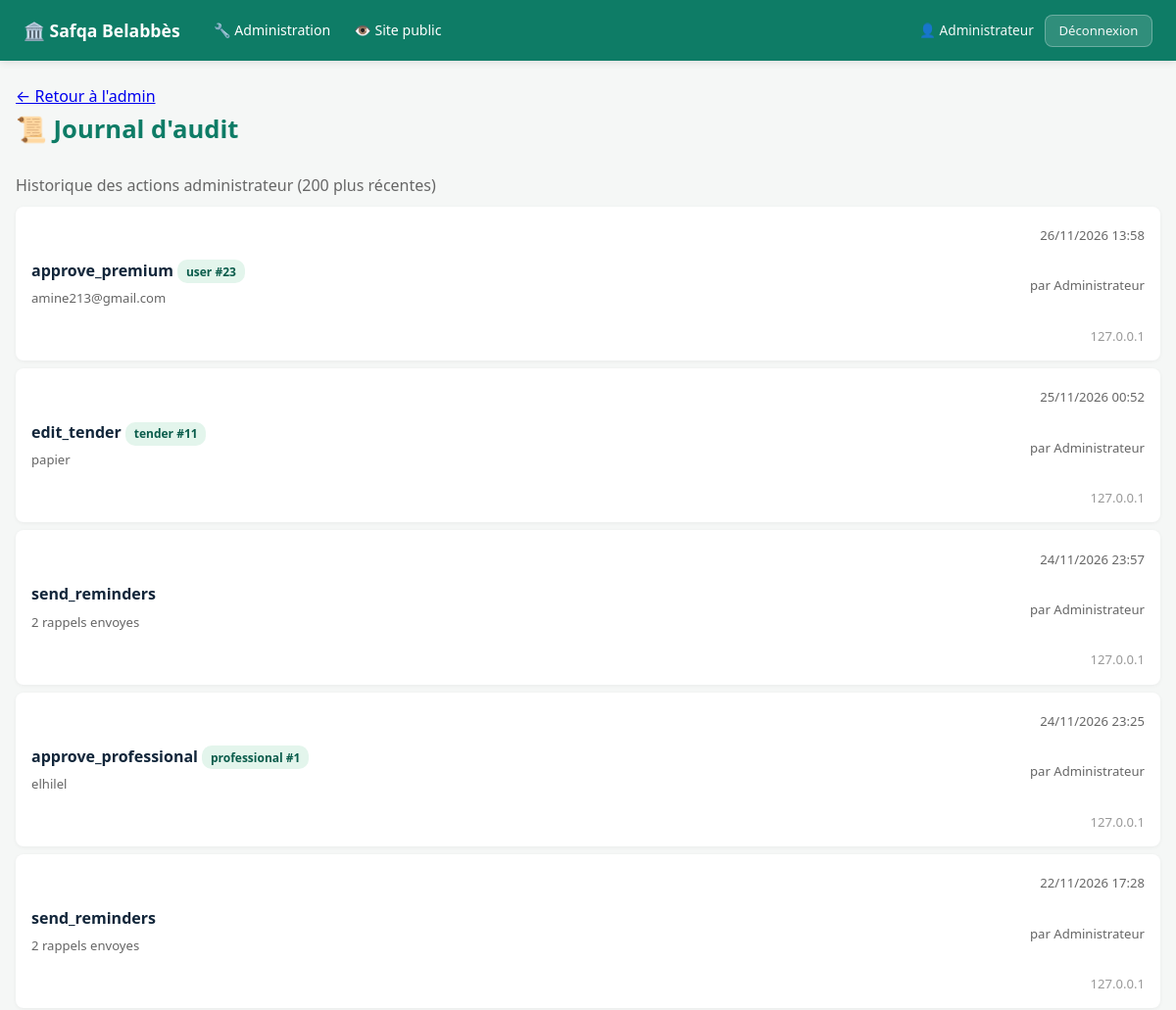
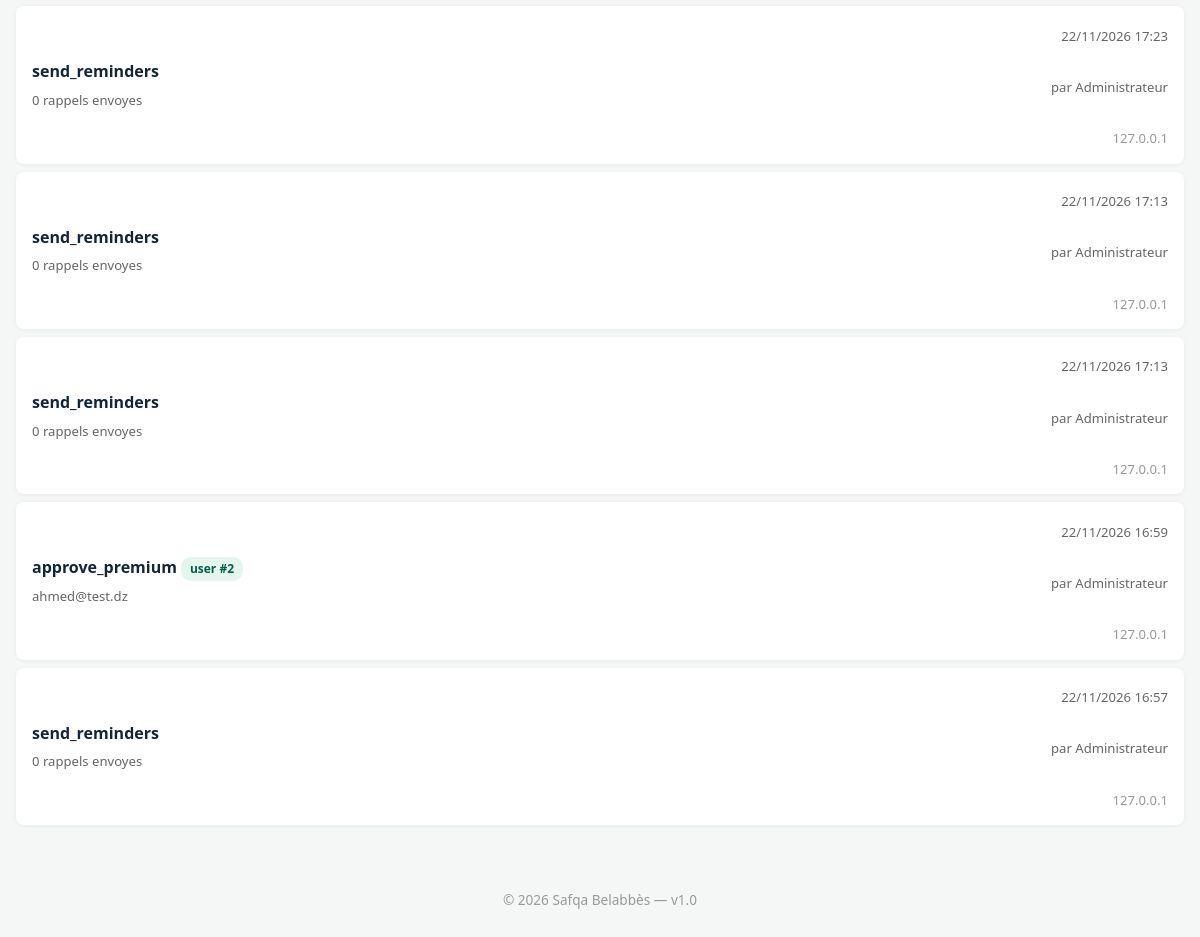
The page /admin/audit (signed in) on the database its author committed (2 pictures, top to bottom).
### app/__init__.py (models this page shows, shortened)
class User(UserMixin, db.Model):
    __tablename__ = "users"
    id = db.Column(db.Integer, primary_key=True)
    email = db.Column(db.String(150), unique=True, nullable=False, index=True)
    phone = db.Column(db.String(20), unique=True, nullable=True, index=True)
    password_hash = db.Column(db.String(255), nullable=False)
    full_name = db.Column(db.String(120), nullable=False)
    role = db.Column(db.String(20), default="user", nullable=False)
    plan = db.Column(db.String(20), default="free", nullable=False)
    active = db.Column(db.Boolean, default=True, nullable=False)
    security_question = db.Column(db.String(40))
    security_answer_hash = db.Column(db.String(255))
    security_attempts = db.Column(db.Integer, default=0, nullable=False)
    email_notifications = db.Column(db.Boolean, default=True, nullable=False)
    sms_notifications = db.Column(db.Boolean, default=False, nullable=False)
    company = db.Column(db.String(150))
    sector_activity = db.Column(db.String(30))
    commune = db.Column(db.String(100))
    favorite_sectors = db.Column(db.String(300))
    created_at = db.Column(db.DateTime, default=datetime.utcnow)
    @property
    def is_admin(self):
        return self.role == "admin"

class AuditLog(db.Model):
    __tablename__ = "audit_log"
    id = db.Column(db.Integer, primary_key=True)
    admin_id = db.Column(db.Integer, db.ForeignKey("users.id"))
    action = db.Column(db.String(100), nullable=False)
    target_type = db.Column(db.String(30))
    target_id = db.Column(db.Integer)
    details = db.Column(db.String(500))
    ip_address = db.Column(db.String(45))
    created_at = db.Column(db.DateTime, default=datetime.utcnow)
    admin = db.relationship("User")

### app/routes.py (the view)
@bp.route("/admin/audit")
@login_required
def admin_audit():
    if not current_user.is_admin: abort(403)
    logs = AuditLog.query.order_by(AuditLog.created_at.desc()).limit(200).all()
    return render_template("admin_audit.html", logs=logs)

### app/templates/admin_audit.html
{% extends "base.html" %}
{% block content %}
<p><a href="/admin">← Retour à l'admin</a></p>
<h1>📜 Journal d'audit</h1>
<p style="color:#666">Historique des actions administrateur (200 plus récentes)</p>
{% for log in logs %}
<div class="notif-item">
  <div>
    <strong>{{ log.action }}</strong>
    {% if log.target_type %}<span class="chip">{{ log.target_type }} #{{ log.target_id }}</span>{% endif %}
    {% if log.details %}<br><small style="color:#666">{{ log.details }}</small>{% endif %}
  </div>
  <div style="text-align:right">
    <small>{{ log.created_at.strftime('%d/%m/%Y %H:%M') if log.created_at }}</small>
    {% if log.admin %}<br><small style="color:#666">par {{ log.admin.full_name }}</small>{% endif %}
    {% if log.ip_address %}<br><small style="color:#999">{{ log.ip_address }}</small>{% endif %}
  </div>
</div>
{% else %}
<div class="card"><p>Aucune action enregistrée pour le moment.</p></div>
{% endfor %}
{% endblock %}

### app/templates/base.html (shortened to what this page needs)
<!DOCTYPE html>
<html lang="fr">
<head>
</head>
<body>
<header>
  <div class="header-inner">
    <a href="/" class="brand">🏛️ Safqa Belabbès</a>
    {% if current_user.is_authenticated and current_user.is_admin %}
      <nav class="main-nav">
        <a href="/admin">🔧 Administration</a>
        <a href="/">👁️ Site public</a>
      </nav>
      <div class="user-info">
        <span>👤 {{ current_user.full_name }}</span>
        <a href="/logout" class="btn btn-sm" style="background:rgba(255,255,255,0.15);color:#fff;border:1px solid rgba(255,255,255,0.3)">Déconnexion</a>
      </div>
    {% endif %}
  </div>
</header>
<main>
{% block content %}{% endblock %}
</main>
<footer>© 2026 Safqa Belabbès — v1.0</footer>
</body>
</html>

### app/templates/base.html (style rules this page uses)
* { box-sizing: border-box; margin: 0; padding: 0; }
body { font-family: system-ui, -apple-system, "Segoe UI", sans-serif; background: #f5f7f6; color: #12263a; line-height: 1.6; }
header { background: #0e7c66; color: #fff; padding: 0.85rem 1.5rem; position: sticky; top: 0; z-index: 100; box-shadow: 0 2px 8px rgba(0,0,0,0.1); }
header .header-inner { max-width: 1280px; margin: 0 auto; display: flex; align-items: center; gap: 1rem; flex-wrap: wrap; }
header a { color: #fff; text-decoration: none; font-weight: 500; font-size: 0.9rem; }
header .brand { font-size: 1.1rem; font-weight: 700; margin-right: 0.5rem; }
header .user-info { display: flex; align-items: center; gap: 0.7rem; font-size: 0.85rem; opacity: 0.95; }
nav.main-nav { display: flex; align-items: center; gap: 0.2rem; flex-wrap: wrap; }
nav.main-nav a { padding: 0.4rem 0.65rem; border-radius: 6px; font-size: 0.88rem; transition: background 0.15s; }
main { max-width: 1280px; margin: 0 auto; padding: 1.5rem 1rem; min-height: calc(100vh - 200px); }
h1 { margin-bottom: 1.5rem; color: #0e7c66; font-size: 1.6rem; }
.btn, .btn-sm, .btn-ghost, .btn-accent, .btn-danger { display: inline-flex; align-items: center; justify-content: center; padding: 0.55rem 1.1rem; border-radius: 8px; cursor: pointer; text-decoration: none; font-size: 0.9rem; font-weight: 500; font-family: inherit; border: 1px solid transparent; transition: all 0.15s; white-space: nowrap; line-height: 1.4; }
.btn { background: #0e7c66; color: #fff; border-color: #0e7c66; }
.btn-sm { padding: 0.4rem 0.85rem; font-size: 0.82rem; }
small { color: #666; font-weight: 400; font-size: 0.82rem; display: block; margin-top: 0.3rem; }
.chip { display: inline-block; background: #e3f5ec; color: #0a5c4b; padding: 0.15rem 0.55rem; border-radius: 10px; font-size: 0.75rem; font-weight: 600; }
.notif-item { background: #fff; padding: 0.9rem 1rem; border-radius: 8px; margin: 0.5rem 0; box-shadow: 0 1px 4px rgba(0,0,0,0.05); display: flex; justify-content: space-between; align-items: center; gap: 1rem; flex-wrap: wrap; }
footer { text-align: center; padding: 2rem 1rem; color: #999; font-size: 0.85rem; }

### rows shown on the page
User: full_name "Administrateur"
AuditLog: action "approve_premium", target_type "user", target_id "23", details "amine213@gmail.com", created_at "26/11/2026 13:58", admin.full_name "Administrateur", ip_address "127.0.0.1"
AuditLog: action "edit_tender", target_type "tender", target_id "11", details "papier", created_at "25/11/2026 00:52", admin.full_name "Administrateur", ip_address "127.0.0.1"
AuditLog: action "send_reminders", details "2 rappels envoyes", created_at "24/11/2026 23:57", admin.full_name "Administrateur", ip_address "127.0.0.1"
AuditLog: action "approve_professional", target_type "professional", target_id "1", details "elhilel", created_at "24/11/2026 23:25", admin.full_name "Administrateur", ip_address "127.0.0.1"
AuditLog: action "send_reminders", details "2 rappels envoyes", created_at "22/11/2026 17:28", admin.full_name "Administrateur", ip_address "127.0.0.1"
AuditLog: action "send_reminders", details "0 rappels envoyes", created_at "22/11/2026 17:23", admin.full_name "Administrateur", ip_address "127.0.0.1"
AuditLog: action "send_reminders", details "0 rappels envoyes", created_at "22/11/2026 17:13", admin.full_name "Administrateur", ip_address "127.0.0.1"
AuditLog: action "send_reminders", details "0 rappels envoyes", created_at "22/11/2026 17:13", admin.full_name "Administrateur", ip_address "127.0.0.1"
AuditLog: action "approve_premium", target_type "user", target_id "2", details "ahmed@test.dz", created_at "22/11/2026 16:59", admin.full_name "Administrateur", ip_address "127.0.0.1"
AuditLog: action "send_reminders", details "0 rappels envoyes", created_at "22/11/2026 16:57", admin.full_name "Administrateur", ip_address "127.0.0.1"
